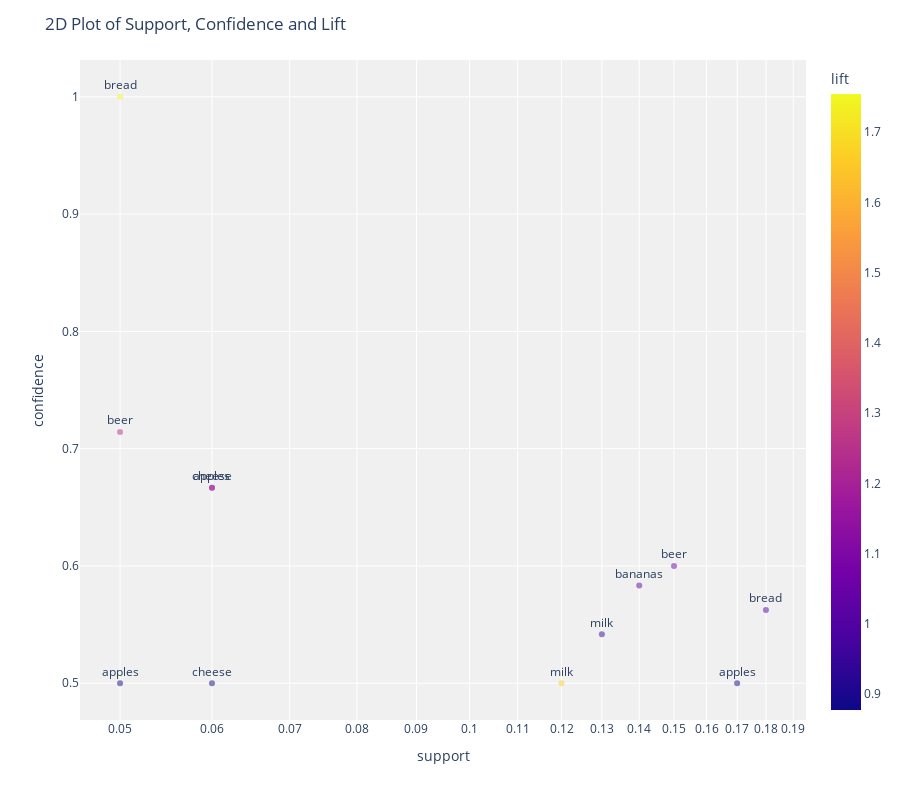
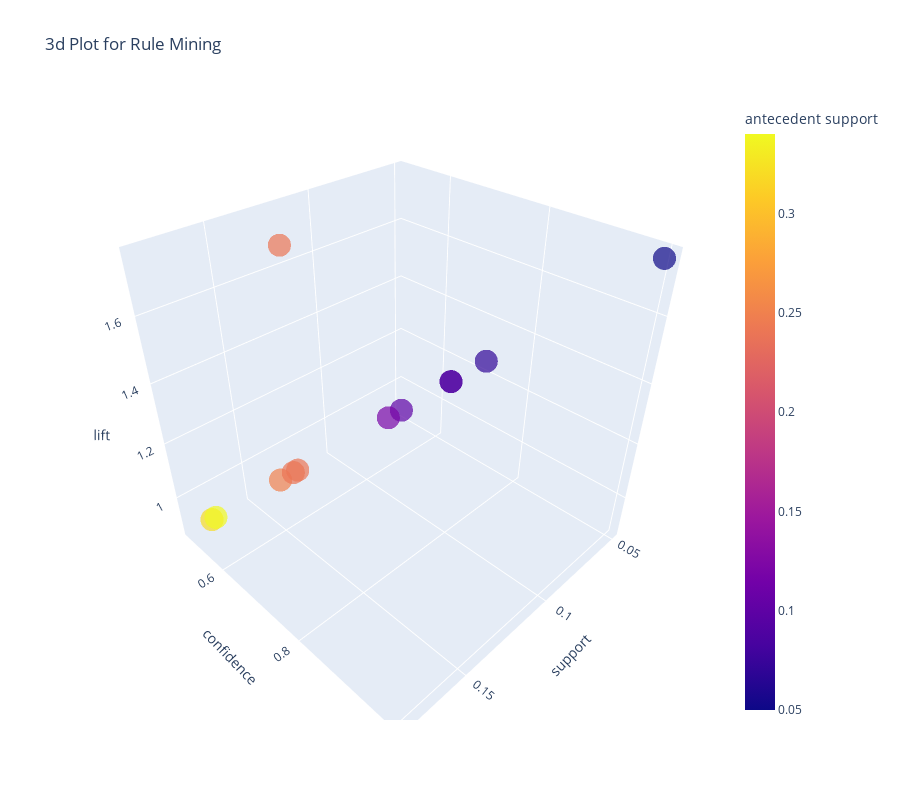

The notebook cell these images were saved under, in order:
### Code cell
plot_model(model2)
plot_model(model2, plot = '3d')

### Figure 1 — Plotly figure (JSON) as saved in the notebook; plotly's stock layout.template omitted (floating-point values rounded to 4 significant figures)
{"data": [{"customdata": [["bread", "diapers"], ["beer", "diapers"], ["apples", "diapers"], ["cheese", "diapers"], ["beer", "diapers"], ["bananas", "diapers"], ["bread", "diapers"], ["milk", "diapers"], ["apples", "diapers"], ["milk", "cheese"], ["apples", "diapers"], ["cheese", "diapers"]], "hovertemplate": "support=%{x}<br>confidence=%{y}<br>antecedents_short=%{text}<br>antecedents=%{customdata[0]}<br>consequents=%{customdata[1]}<br>lift=%{marker.color}<extra></extra>", "legendgroup": "", "marker": {"color": [1.754, 1.253, 1.17, 1.17, 1.053, 1.023, 0.9868, 0.9503, 0.8772, 1.667, 0.8772, 0.8772], "coloraxis": "coloraxis", "opacity": 0.5, "symbol": "circle"}, "mode": "markers+text", "name": "", "orientation": "v", "showlegend": false, "text": ["bread", "beer", "apples", "cheese", "beer", "bananas", "bread", "milk", "apples", "milk", "apples", "cheese"], "x": [0.05, 0.05, 0.06, 0.06, 0.15, 0.14, 0.18, 0.13, 0.17, 0.12, 0.05, 0.06], "xaxis": "x", "y": [1, 0.7143, 0.6667, 0.6667, 0.6, 0.5833, 0.5625, 0.5417, 0.5, 0.5, 0.5, 0.5], "yaxis": "y", "type": "scatter", "textposition": "top center"}], "layout": {"xaxis": {"anchor": "y", "domain": [0, 1], "title": {"text": "support"}, "type": "log"}, "yaxis": {"anchor": "x", "domain": [0, 1], "title": {"text": "confidence"}}, "coloraxis": {"colorbar": {"title": {"text": "lift"}}, "colorscale": [[0, "#0d0887"], [0.1111, "#46039f"], [0.2222, "#7201a8"], [0.3333, "#9c179e"], [0.4444, "#bd3786"], [0.5556, "#d8576b"], [0.6667, "#ed7953"], [0.7778, "#fb9f3a"], [0.8889, "#fdca26"], [1, "#f0f921"]]}, "legend": {"tracegroupgap": 0}, "margin": {"t": 60}, "plot_bgcolor": "rgb(240,240,240)", "title": {"text": "2D Plot of Support, Confidence and Lift"}, "height": 800}}

### Figure 2 — Plotly figure (JSON) as saved in the notebook; plotly's stock layout.template omitted (floating-point values rounded to 4 significant figures)
{"data": [{"customdata": [["bread", "diapers"], ["beer", "diapers"], ["apples", "diapers"], ["cheese", "diapers"], ["beer", "diapers"], ["bananas", "diapers"], ["bread", "diapers"], ["milk", "diapers"], ["apples", "diapers"], ["milk", "cheese"], ["apples", "diapers"], ["cheese", "diapers"]], "hovertemplate": "support=%{x}<br>confidence=%{y}<br>lift=%{z}<br>antecedents=%{customdata[0]}<br>consequents=%{customdata[1]}<br>antecedent support=%{marker.color}<extra></extra>", "legendgroup": "", "marker": {"color": [0.05, 0.07, 0.09, 0.09, 0.25, 0.24, 0.32, 0.24, 0.34, 0.24, 0.1, 0.12], "coloraxis": "coloraxis", "opacity": 0.7, "symbol": "circle"}, "mode": "markers", "name": "", "scene": "scene", "showlegend": false, "x": [0.05, 0.05, 0.06, 0.06, 0.15, 0.14, 0.18, 0.13, 0.17, 0.12, 0.05, 0.06], "y": [1, 0.7143, 0.6667, 0.6667, 0.6, 0.5833, 0.5625, 0.5417, 0.5, 0.5, 0.5, 0.5], "z": [1.754, 1.253, 1.17, 1.17, 1.053, 1.023, 0.9868, 0.9503, 0.8772, 1.667, 0.8772, 0.8772], "type": "scatter3d"}], "layout": {"scene": {"domain": {"x": [0, 1], "y": [0, 1]}, "xaxis": {"title": {"text": "support"}}, "yaxis": {"title": {"text": "confidence"}}, "zaxis": {"title": {"text": "lift"}}}, "coloraxis": {"colorbar": {"title": {"text": "antecedent support"}}, "colorscale": [[0, "#0d0887"], [0.1111, "#46039f"], [0.2222, "#7201a8"], [0.3333, "#9c179e"], [0.4444, "#bd3786"], [0.5556, "#d8576b"], [0.6667, "#ed7953"], [0.7778, "#fb9f3a"], [0.8889, "#fdca26"], [1, "#f0f921"]]}, "legend": {"tracegroupgap": 0}, "title": {"text": "3d Plot for Rule Mining"}, "height": 800, "width": 900}}
